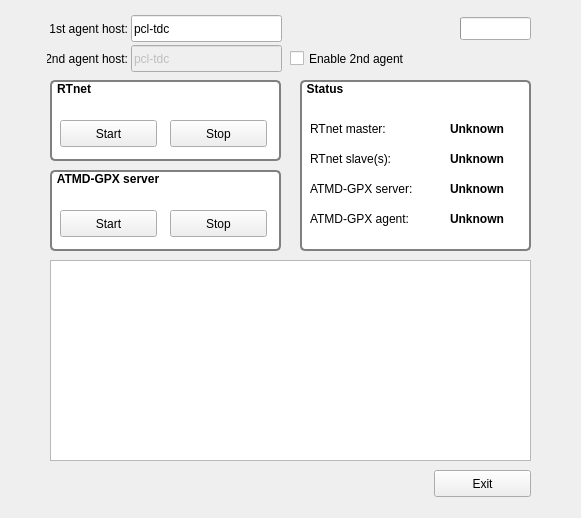
<?xml version="1.0" encoding="UTF-8"?>
<ui version="4.0">
 <class>rtnet_control</class>
 <widget class="QMainWindow" name="rtnet_control">
  <property name="geometry">
   <rect>
    <x>0</x>
    <y>0</y>
    <width>581</width>
    <height>518</height>
   </rect>
  </property>
  <property name="windowTitle">
   <string>RTnet and ATMD-GPX control</string>
  </property>
  <widget class="QWidget" name="centralWidget">
   <widget class="QGroupBox" name="groupBox">
    <property name="geometry">
     <rect>
      <x>50</x>
      <y>80</y>
      <width>231</width>
      <height>81</height>
     </rect>
    </property>
    <property name="font">
     <font>
      <weight>75</weight>
      <bold>true</bold>
     </font>
    </property>
    <property name="styleSheet">
     <string notr="true">QGroupBox {
    background-color: #FFFFFF;
    border: 2px solid gray;
    border-radius: 5px;
    margin-top: 1ex; /* leave space at the top for the title */
}
QGroupBox::title {
    top: 2px;
    left: 5px;
}
</string>
    </property>
    <property name="title">
     <string>RTnet</string>
    </property>
    <widget class="QPushButton" name="rtnet_start">
     <property name="geometry">
      <rect>
       <x>10</x>
       <y>40</y>
       <width>97</width>
       <height>27</height>
      </rect>
     </property>
     <property name="text">
      <string>Start</string>
     </property>
    </widget>
    <widget class="QPushButton" name="rtnet_stop">
     <property name="geometry">
      <rect>
       <x>120</x>
       <y>40</y>
       <width>97</width>
       <height>27</height>
      </rect>
     </property>
     <property name="text">
      <string>Stop</string>
     </property>
    </widget>
   </widget>
   <widget class="QGroupBox" name="groupBox_2">
    <property name="geometry">
     <rect>
      <x>50</x>
      <y>170</y>
      <width>231</width>
      <height>81</height>
     </rect>
    </property>
    <property name="font">
     <font>
      <weight>75</weight>
      <bold>true</bold>
     </font>
    </property>
    <property name="styleSheet">
     <string notr="true">QGroupBox {
    background-color: #FFFFFF;
    border: 2px solid gray;
    border-radius: 5px;
    margin-top: 1ex; /* leave space at the top for the title */
}
QGroupBox::title {
    top: 2px;
    left: 5px;
}
</string>
    </property>
    <property name="title">
     <string>ATMD-GPX server</string>
    </property>
    <widget class="QPushButton" name="atdm_start">
     <property name="geometry">
      <rect>
       <x>10</x>
       <y>40</y>
       <width>97</width>
       <height>27</height>
      </rect>
     </property>
     <property name="text">
      <string>Start</string>
     </property>
    </widget>
    <widget class="QPushButton" name="atmd_stop">
     <property name="geometry">
      <rect>
       <x>120</x>
       <y>40</y>
       <width>97</width>
       <height>27</height>
      </rect>
     </property>
     <property name="text">
      <string>Stop</string>
     </property>
    </widget>
   </widget>
   <widget class="QLineEdit" name="agent_host1">
    <property name="geometry">
     <rect>
      <x>131</x>
      <y>15</y>
      <width>151</width>
      <height>27</height>
     </rect>
    </property>
    <property name="text">
     <string>pcl-tdc</string>
    </property>
   </widget>
   <widget class="QLabel" name="label">
    <property name="geometry">
     <rect>
      <x>47</x>
      <y>20</y>
      <width>81</width>
      <height>17</height>
     </rect>
    </property>
    <property name="text">
     <string>1st agent host:</string>
    </property>
    <property name="alignment">
     <set>Qt::AlignRight|Qt::AlignTrailing|Qt::AlignVCenter</set>
    </property>
   </widget>
   <widget class="QGroupBox" name="groupBox_4">
    <property name="geometry">
     <rect>
      <x>300</x>
      <y>80</y>
      <width>231</width>
      <height>171</height>
     </rect>
    </property>
    <property name="font">
     <font>
      <weight>75</weight>
      <italic>false</italic>
      <bold>true</bold>
     </font>
    </property>
    <property name="styleSheet">
     <string notr="true">QGroupBox {
    background-color: #FFFFFF;
    border: 2px solid gray;
    border-radius: 5px;
    margin-top: 1ex; /* leave space at the top for the title */
}
QGroupBox::title {
    top: 2px;
    left: 5px;
}
</string>
    </property>
    <property name="title">
     <string>Status</string>
    </property>
    <widget class="QLabel" name="label_2">
     <property name="geometry">
      <rect>
       <x>10</x>
       <y>40</y>
       <width>111</width>
       <height>17</height>
      </rect>
     </property>
     <property name="text">
      <string>RTnet master:</string>
     </property>
    </widget>
    <widget class="QLabel" name="label_3">
     <property name="geometry">
      <rect>
       <x>10</x>
       <y>70</y>
       <width>111</width>
       <height>17</height>
      </rect>
     </property>
     <property name="text">
      <string>RTnet slave(s):</string>
     </property>
    </widget>
    <widget class="QLabel" name="label_4">
     <property name="geometry">
      <rect>
       <x>10</x>
       <y>100</y>
       <width>131</width>
       <height>17</height>
      </rect>
     </property>
     <property name="text">
      <string>ATMD-GPX server:</string>
     </property>
    </widget>
    <widget class="QLabel" name="label_5">
     <property name="geometry">
      <rect>
       <x>10</x>
       <y>130</y>
       <width>131</width>
       <height>17</height>
      </rect>
     </property>
     <property name="text">
      <string>ATMD-GPX agent:</string>
     </property>
    </widget>
    <widget class="QLabel" name="status_rtnet_master">
     <property name="geometry">
      <rect>
       <x>150</x>
       <y>40</y>
       <width>67</width>
       <height>17</height>
      </rect>
     </property>
     <property name="font">
      <font>
       <weight>75</weight>
       <italic>false</italic>
       <bold>true</bold>
      </font>
     </property>
     <property name="text">
      <string>Unknown</string>
     </property>
    </widget>
    <widget class="QLabel" name="status_atmd_server">
     <property name="geometry">
      <rect>
       <x>150</x>
       <y>100</y>
       <width>67</width>
       <height>17</height>
      </rect>
     </property>
     <property name="font">
      <font>
       <weight>75</weight>
       <italic>false</italic>
       <bold>true</bold>
      </font>
     </property>
     <property name="text">
      <string>Unknown</string>
     </property>
    </widget>
    <widget class="QLabel" name="status_atmd_agent">
     <property name="geometry">
      <rect>
       <x>150</x>
       <y>130</y>
       <width>67</width>
       <height>17</height>
      </rect>
     </property>
     <property name="font">
      <font>
       <weight>75</weight>
       <italic>false</italic>
       <bold>true</bold>
      </font>
     </property>
     <property name="text">
      <string>Unknown</string>
     </property>
    </widget>
    <widget class="QLabel" name="status_rtnet_slave">
     <property name="geometry">
      <rect>
       <x>150</x>
       <y>70</y>
       <width>67</width>
       <height>17</height>
      </rect>
     </property>
     <property name="font">
      <font>
       <weight>75</weight>
       <italic>false</italic>
       <bold>true</bold>
      </font>
     </property>
     <property name="text">
      <string>Unknown</string>
     </property>
    </widget>
   </widget>
   <widget class="QPlainTextEdit" name="command_output">
    <property name="geometry">
     <rect>
      <x>50</x>
      <y>260</y>
      <width>481</width>
      <height>201</height>
     </rect>
    </property>
   </widget>
   <widget class="QProgressBar" name="status_toggle">
    <property name="geometry">
     <rect>
      <x>460</x>
      <y>17</y>
      <width>71</width>
      <height>23</height>
     </rect>
    </property>
    <property name="value">
     <number>0</number>
    </property>
    <property name="textVisible">
     <bool>false</bool>
    </property>
   </widget>
   <widget class="QPushButton" name="exit_button">
    <property name="geometry">
     <rect>
      <x>434</x>
      <y>470</y>
      <width>97</width>
      <height>27</height>
     </rect>
    </property>
    <property name="text">
     <string>Exit</string>
    </property>
   </widget>
   <widget class="QLineEdit" name="agent_host2">
    <property name="enabled">
     <bool>false</bool>
    </property>
    <property name="geometry">
     <rect>
      <x>131</x>
      <y>45</y>
      <width>151</width>
      <height>27</height>
     </rect>
    </property>
    <property name="text">
     <string>pcl-tdc</string>
    </property>
   </widget>
   <widget class="QLabel" name="label_6">
    <property name="geometry">
     <rect>
      <x>47</x>
      <y>50</y>
      <width>81</width>
      <height>17</height>
     </rect>
    </property>
    <property name="text">
     <string>2nd agent host:</string>
    </property>
    <property name="alignment">
     <set>Qt::AlignRight|Qt::AlignTrailing|Qt::AlignVCenter</set>
    </property>
   </widget>
   <widget class="QCheckBox" name="en_2nd">
    <property name="geometry">
     <rect>
      <x>290</x>
      <y>48</y>
      <width>121</width>
      <height>21</height>
     </rect>
    </property>
    <property name="text">
     <string>Enable 2nd agent</string>
    </property>
   </widget>
  </widget>
 </widget>
 <resources/>
 <connections/>
</ui>
